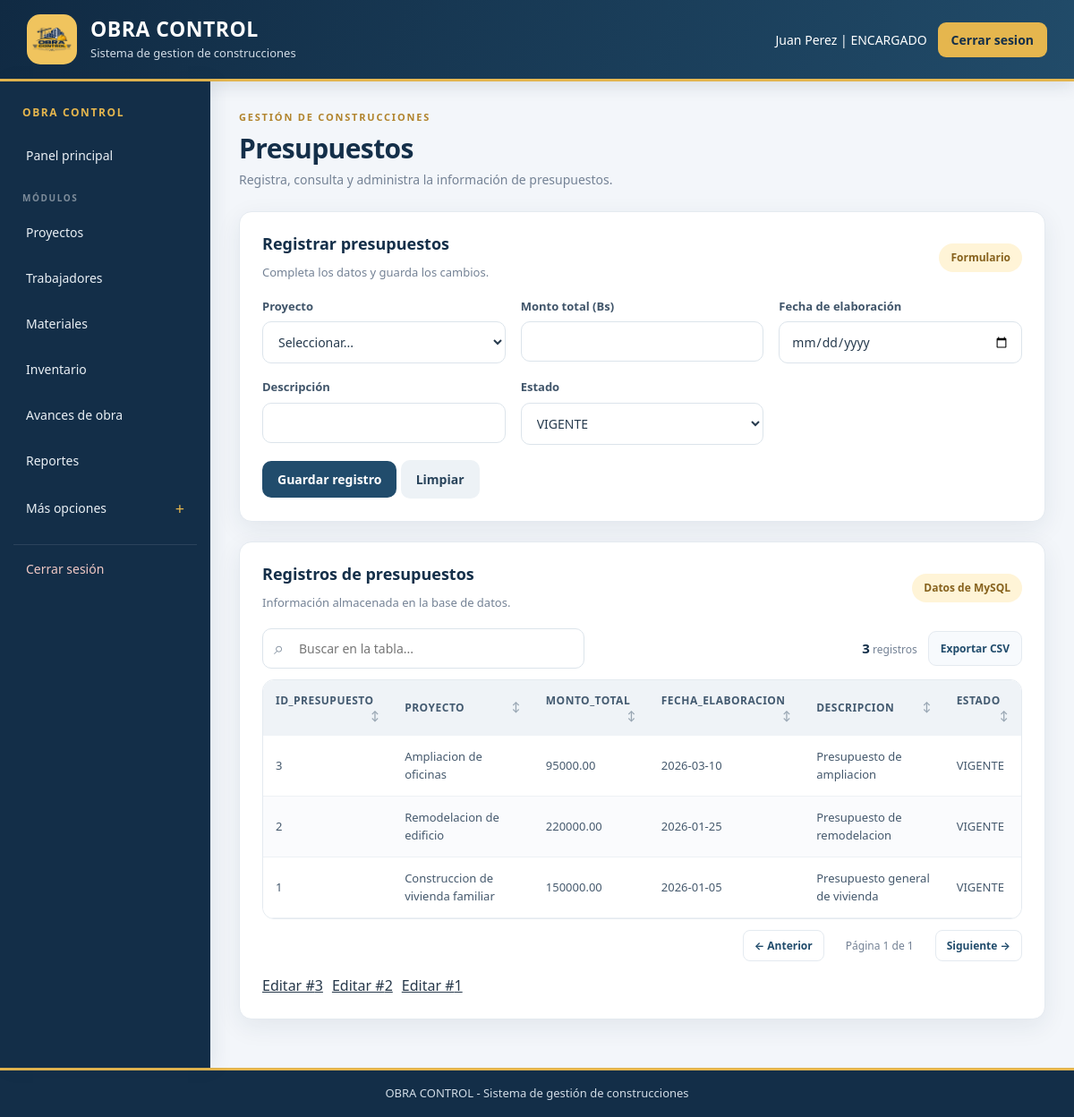
The page /encargado/presupuestos.php (signed in) on the database its author committed.
### tables this page shows
CREATE TABLE presupuesto (
    id_presupuesto INT UNSIGNED AUTO_INCREMENT PRIMARY KEY,
    id_proyecto INT UNSIGNED NOT NULL UNIQUE,
    monto_total DECIMAL(10,2) NOT NULL,
    fecha_elaboracion DATE NOT NULL,
    descripcion VARCHAR(250),
    estado VARCHAR(30) NOT NULL DEFAULT 'VIGENTE',

    CONSTRAINT chk_presupuesto_monto
    CHECK (monto_total >= 0),

    CONSTRAINT fk_presupuesto_proyecto
    FOREIGN KEY (id_proyecto)
    REFERENCES proyecto(id_proyecto)
);

CREATE TABLE proyecto (
    id_proyecto INT UNSIGNED AUTO_INCREMENT PRIMARY KEY,
    id_encargado INT UNSIGNED NOT NULL,
    nombre VARCHAR(120) NOT NULL,
    ubicacion VARCHAR(200) NOT NULL,
    fecha_inicio DATE NOT NULL,
    fecha_fin DATE,
    estado VARCHAR(30) NOT NULL DEFAULT 'PLANIFICADO',

    CONSTRAINT chk_proyecto_fechas
    CHECK (fecha_fin IS NULL OR fecha_fin >= fecha_inicio),

    CONSTRAINT fk_proyecto_encargado
    FOREIGN KEY (id_encargado)
    REFERENCES trabajador(id_trabajador)
);

### encargado/presupuestos.php (the view, shortened to what this page needs)
<?php
require_once '../conexion.php';
require_once '../funciones.php';
$registro_editar = null;
$resultado = $conn->query("SELECT pr.id_presupuesto,p.nombre AS proyecto,pr.monto_total,pr.fecha_elaboracion,pr.descripcion,pr.estado FROM presupuesto pr INNER JOIN proyecto p ON pr.id_proyecto=p.id_proyecto ORDER BY pr.id_presupuesto DESC");
?>
<!DOCTYPE html>
<html lang="es">
<head>
    <link rel="stylesheet" href="../css/estilo.css">
</head>
<body>
    <?php include '../encabezado.php';
    include '../menu.php'; ?>
    <section class="titulo-pagina"><span class="sobre-titulo">GESTIÓN DE CONSTRUCCIONES</span>
        <h2 class="titulo-seccion">Presupuestos</h2>
        <p>Registra, consulta y administra la información de presupuestos.</p>
    </section>
    <section class="tarjeta">
        <div class="encabezado-tabla">
            <div>
                <h3 class="titulo-tarjeta">
                    <?php echo $registro_editar ? 'Editar registro' : 'Registrar presupuestos'; ?></h3>
                <p>Completa los datos y guarda los cambios.</p>
            </div><span class="etiqueta">Formulario</span>
        </div>
        <form method="POST" class="rejilla-formulario"><input type="hidden" name="id_registro"
            <div><label class="etiqueta-campo">Proyecto</label><select name="id_proyecto" required>
                    <option value="">Seleccionar...</option>
                </select></div>
            <div><label class="etiqueta-campo">Monto total (Bs)</label><input type="number" name="monto_total"
                    value="<?php echo htmlspecialchars((string) ($registro_editar['monto_total'] ?? '')); ?>" step="0.01"
                    min="0" required></div>
            <div><label class="etiqueta-campo">Fecha de elaboración</label><input type="date" name="fecha_elaboracion"
                    value="<?php echo htmlspecialchars((string) ($registro_editar['fecha_elaboracion'] ?? '')); ?>"
                    required></div>
            <div><label class="etiqueta-campo">Descripción</label><input type="text" name="descripcion"
                    value="<?php echo htmlspecialchars((string) ($registro_editar['descripcion'] ?? '')); ?>" required>
            </div>
            <div><label class="etiqueta-campo">Estado</label><select name="estado"
                    required><?php foreach (['VIGENTE', 'AGOTADO', 'CERRADO'] as $opcion) { ?>
                        <option value="<?php echo $opcion; ?>" <?php echo (($registro_editar['estado'] ?? '') === $opcion) ? 'selected' : ''; ?>><?php echo $opcion; ?></option><?php } ?>
                </select></div>
            <div class="campo-completo"><button type="submit" class="boton-principal" name="guardar">Guardar
                    registro</button> <a class="boton boton-secundario" href="presupuestos.php">Limpiar</a></div>
        </form>
    </section>
    <section class="tarjeta">
        <div class="encabezado-tabla">
            <div>
                <h3 class="titulo-tarjeta">Registros de presupuestos</h3>
                <p>Información almacenada en la base de datos.</p>
            </div><span class="etiqueta">Datos de MySQL</span>
        </div><?php mostrar_tabla($resultado); ?>
        <div class="lista-acciones">
            <?php if ($resultado && $resultado->num_rows > 0) {
                $resultado->data_seek(0);
                while ($fila_accion = $resultado->fetch_assoc()) { ?><span><a
                            href="?editar=<?php echo (int) $fila_accion['id_presupuesto']; ?>">Editar
                            #<?php echo (int) $fila_accion['id_presupuesto']; ?></a></span><?php }
            } ?></div>
    </section>
    <?php include '../menu_final.php'; ?>
</body>
</html>

### funciones.php (shortened to what this page needs)
<?php
function mostrar_tabla($resultado)
{
    $campos = $resultado->fetch_fields();
    $columnas = [];
    foreach ($campos as $campo) {
        $columnas[] = $campo->name;
    }
    $filas = [];
    while ($fila = $resultado->fetch_assoc()) {
        $filas[] = $fila;
    }
    echo "<div class='modulo-tabla'><div class='herramientas-tabla'>";
    echo "<div class='busqueda-tabla'><span class='icono-buscar'>⌕</span><input type='search' class='campo-busqueda-tabla' placeholder='Buscar en la tabla...' aria-label='Buscar en la tabla'></div>";
    echo "<div class='acciones-tabla'><span class='contador-filas'><strong>" . count($filas) . "</strong> registros</span><button type='button' class='boton-exportar' onclick='exportarTabla(this)'>Exportar CSV</button></div></div>";
    echo "<div class='contenedor-tabla'><table class='tabla-datos'><thead><tr>";
    foreach ($columnas as $indice => $columna) {
        echo "<th class='cabecera-ordenable' data-columna='" . $indice . "' tabindex='0'>" . htmlspecialchars($columna) . "<span class='icono-orden'>↕</span></th>";
    }
    echo "</tr></thead><tbody>";
    foreach ($filas as $fila) {
        echo "<tr>";
        foreach ($columnas as $columna) {
            echo "<td>" . htmlspecialchars((string) ($fila[$columna] ?? "")) . "</td>";
        }
        echo "</tr>";
    }
    echo "</tbody></table></div>";
    echo "<div class='paginacion-tabla'><button type='button' class='boton-pagina' data-direccion='-1'>← Anterior</button><span class='indicador-pagina'></span><button type='button' class='boton-pagina' data-direccion='1'>Siguiente →</button></div></div>";
}
?>

### rows shown on the page
presupuesto: id_presupuesto "3", id_proyecto.nombre "Ampliacion de oficinas", monto_total "95000.00", fecha_elaboracion "2026-03-10", descripcion "Presupuesto de ampliacion", estado "VIGENTE"
presupuesto: id_presupuesto "2", id_proyecto.nombre "Remodelacion de edificio", monto_total "220000.00", fecha_elaboracion "2026-01-25", descripcion "Presupuesto de remodelacion", estado "VIGENTE"
presupuesto: id_presupuesto "1", id_proyecto.nombre "Construccion de vivienda familiar", monto_total "150000.00", fecha_elaboracion "2026-01-05", descripcion "Presupuesto general de vivienda", estado "VIGENTE"

### other values the page prints
$_SESSION["nombre"] "Juan Perez"
$_SESSION["rol"] "ENCARGADO"
$etiqueta "Proyectos"
$etiqueta "Trabajadores"
$etiqueta "Materiales"
$etiqueta "Inventario"
$etiqueta "Avances de obra"
$etiqueta "Reportes"
count($filas) "3"
$columna "ID_PRESUPUESTO"
$columna "PROYECTO"
$columna "MONTO_TOTAL"
$columna "FECHA_ELABORACION"
$columna "DESCRIPCION"
$columna "ESTADO"
